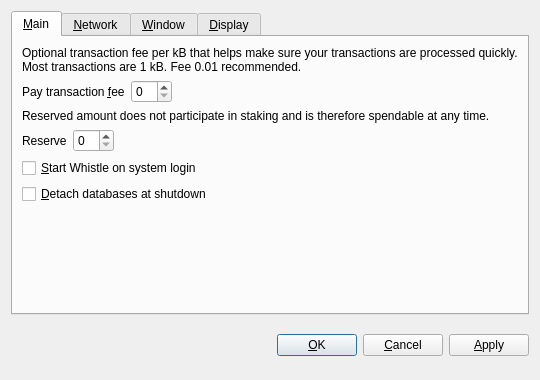
<?xml version="1.0" encoding="UTF-8"?>
<ui version="4.0">
 <class>OptionsDialog</class>
 <widget class="QDialog" name="OptionsDialog">
  <property name="geometry">
   <rect>
    <x>0</x>
    <y>0</y>
    <width>540</width>
    <height>380</height>
   </rect>
  </property>
  <property name="windowTitle">
   <string>Options</string>
  </property>
  <property name="modal">
   <bool>true</bool>
  </property>
  <layout class="QVBoxLayout" name="verticalLayout">
   <item>
    <widget class="QTabWidget" name="tabWidget">
     <property name="tabPosition">
      <enum>QTabWidget::North</enum>
     </property>
     <property name="currentIndex">
      <number>0</number>
     </property>
     <widget class="QWidget" name="tabMain">
      <attribute name="title">
       <string>&amp;Main</string>
      </attribute>
      <layout class="QVBoxLayout" name="verticalLayout_Main">
       <item>
        <widget class="QLabel" name="transactionFeeInfoLabel">
         <property name="text">
          <string>Optional transaction fee per kB that helps make sure your transactions are processed quickly. Most transactions are 1 kB. Fee 0.01 recommended.</string>
         </property>
         <property name="textFormat">
          <enum>Qt::PlainText</enum>
         </property>
         <property name="wordWrap">
          <bool>true</bool>
         </property>
        </widget>
       </item>
       <item>
        <layout class="QHBoxLayout" name="horizontalLayoutFee">
         <item>
          <widget class="QLabel" name="transactionFeeLabel">
           <property name="text">
            <string>Pay transaction &amp;fee</string>
           </property>
           <property name="textFormat">
            <enum>Qt::PlainText</enum>
           </property>
           <property name="buddy">
            <cstring>transactionFee</cstring>
           </property>
          </widget>
         </item>
         <item>
          <widget class="BitcoinAmountField" name="transactionFee"/>
         </item>
         <item>
          <spacer name="horizontalSpacerFee">
           <property name="orientation">
            <enum>Qt::Horizontal</enum>
           </property>
           <property name="sizeHint" stdset="0">
            <size>
             <width>40</width>
             <height>20</height>
            </size>
           </property>
          </spacer>
         </item>
        </layout>
       </item>
       <item>
        <widget class="QLabel" name="reserveBalanceInfoLabel">
         <property name="text">
          <string>Reserved amount does not participate in staking and is therefore spendable at any time.</string>
         </property>
         <property name="textFormat">
          <enum>Qt::PlainText</enum>
         </property>
         <property name="wordWrap">
          <bool>true</bool>
         </property>
        </widget>
       </item>
       <item>
        <layout class="QHBoxLayout" name="horizontalLayoutReserveBalance">
         <item>
          <widget class="QLabel" name="reserveBalanceLabel">
           <property name="text">
            <string>Reserve</string>
           </property>
           <property name="textFormat">
            <enum>Qt::PlainText</enum>
           </property>
           <property name="buddy">
            <cstring>reserveBalance</cstring>
           </property>
          </widget>
         </item>
         <item>
          <widget class="BitcoinAmountField" name="reserveBalance"/>
         </item>
         <item>
          <spacer name="horizontalSpacerReserveBalance">
           <property name="orientation">
            <enum>Qt::Horizontal</enum>
           </property>
           <property name="sizeHint" stdset="0">
            <size>
             <width>40</width>
             <height>20</height>
            </size>
           </property>
          </spacer>
         </item>
        </layout>
       </item>
       <item>
        <widget class="QCheckBox" name="bitcoinAtStartup">
         <property name="toolTip">
          <string>Automatically start Whistle after logging in to the system.</string>
         </property>
         <property name="text">
          <string>&amp;Start Whistle on system login</string>
         </property>
        </widget>
       </item>
       <item>
        <widget class="QCheckBox" name="detachDatabases">
         <property name="toolTip">
          <string>Detach block and address databases at shutdown. This means they can be moved to another data directory, but it slows down shutdown. The wallet is always detached.</string>
         </property>
         <property name="text">
          <string>&amp;Detach databases at shutdown</string>
         </property>
        </widget>
       </item>
       <item>
        <spacer name="verticalSpacer_Main">
         <property name="orientation">
          <enum>Qt::Vertical</enum>
         </property>
         <property name="sizeHint" stdset="0">
          <size>
           <width>20</width>
           <height>40</height>
          </size>
         </property>
        </spacer>
       </item>
      </layout>
     </widget>
     <widget class="QWidget" name="tabNetwork">
      <attribute name="title">
       <string>&amp;Network</string>
      </attribute>
      <layout class="QVBoxLayout" name="verticalLayout_Network">
       <item>
        <widget class="QCheckBox" name="mapPortUpnp">
         <property name="toolTip">
          <string>Automatically open the Whistle client port on the router. This only works when your router supports UPnP and it is enabled.</string>
         </property>
         <property name="text">
          <string>Map port using &amp;UPnP</string>
         </property>
        </widget>
       </item>
       <item>
        <widget class="QCheckBox" name="connectSocks">
         <property name="toolTip">
          <string>Connect to the Whistle network through a SOCKS proxy (e.g. when connecting through Tor).</string>
         </property>
         <property name="text">
          <string>&amp;Connect through SOCKS proxy:</string>
         </property>
        </widget>
       </item>
       <item>
        <layout class="QHBoxLayout" name="horizontalLayout_Network">
         <item>
          <widget class="QLabel" name="proxyIpLabel">
           <property name="text">
            <string>Proxy &amp;IP:</string>
           </property>
           <property name="textFormat">
            <enum>Qt::PlainText</enum>
           </property>
           <property name="buddy">
            <cstring>proxyIp</cstring>
           </property>
          </widget>
         </item>
         <item>
          <widget class="QValidatedLineEdit" name="proxyIp">
           <property name="maximumSize">
            <size>
             <width>140</width>
             <height>16777215</height>
            </size>
           </property>
           <property name="toolTip">
            <string>IP address of the proxy (e.g. 127.0.0.1)</string>
           </property>
          </widget>
         </item>
         <item>
          <widget class="QLabel" name="proxyPortLabel">
           <property name="text">
            <string>&amp;Port:</string>
           </property>
           <property name="textFormat">
            <enum>Qt::PlainText</enum>
           </property>
           <property name="buddy">
            <cstring>proxyPort</cstring>
           </property>
          </widget>
         </item>
         <item>
          <widget class="QLineEdit" name="proxyPort">
           <property name="maximumSize">
            <size>
             <width>55</width>
             <height>16777215</height>
            </size>
           </property>
           <property name="toolTip">
            <string>Port of the proxy (e.g. 9050)</string>
           </property>
          </widget>
         </item>
         <item>
          <widget class="QLabel" name="socksVersionLabel">
           <property name="text">
            <string>SOCKS &amp;Version:</string>
           </property>
           <property name="textFormat">
            <enum>Qt::PlainText</enum>
           </property>
           <property name="buddy">
            <cstring>socksVersion</cstring>
           </property>
          </widget>
         </item>
         <item>
          <widget class="QValueComboBox" name="socksVersion">
           <property name="toolTip">
            <string>SOCKS version of the proxy (e.g. 5)</string>
           </property>
          </widget>
         </item>
         <item>
          <spacer name="horizontalSpacer_Network">
           <property name="orientation">
            <enum>Qt::Horizontal</enum>
           </property>
           <property name="sizeHint" stdset="0">
            <size>
             <width>40</width>
             <height>20</height>
            </size>
           </property>
          </spacer>
         </item>
        </layout>
       </item>
       <item>
        <spacer name="verticalSpacer_Network">
         <property name="orientation">
          <enum>Qt::Vertical</enum>
         </property>
         <property name="sizeHint" stdset="0">
          <size>
           <width>20</width>
           <height>40</height>
          </size>
         </property>
        </spacer>
       </item>
      </layout>
     </widget>
     <widget class="QWidget" name="tabWindow">
      <attribute name="title">
       <string>&amp;Window</string>
      </attribute>
      <layout class="QVBoxLayout" name="verticalLayout_Window">
       <item>
        <widget class="QCheckBox" name="minimizeToTray">
         <property name="toolTip">
          <string>Show only a tray icon after minimizing the window.</string>
         </property>
         <property name="text">
          <string>&amp;Minimize to the tray instead of the taskbar</string>
         </property>
        </widget>
       </item>
       <item>
        <widget class="QCheckBox" name="minimizeOnClose">
         <property name="toolTip">
          <string>Minimize instead of exit the application when the window is closed. When this option is enabled, the application will be closed only after selecting Quit in the menu.</string>
         </property>
         <property name="text">
          <string>M&amp;inimize on close</string>
         </property>
        </widget>
       </item>
       <item>
        <spacer name="verticalSpacer_Window">
         <property name="orientation">
          <enum>Qt::Vertical</enum>
         </property>
         <property name="sizeHint" stdset="0">
          <size>
           <width>20</width>
           <height>40</height>
          </size>
         </property>
        </spacer>
       </item>
      </layout>
     </widget>
     <widget class="QWidget" name="tabDisplay">
      <attribute name="title">
       <string>&amp;Display</string>
      </attribute>
      <layout class="QVBoxLayout" name="verticalLayout_Display">
       <item>
        <layout class="QHBoxLayout" name="horizontalLayout_1_Display">
         <item>
          <widget class="QLabel" name="langLabel">
           <property name="text">
            <string>User Interface &amp;language:</string>
           </property>
           <property name="textFormat">
            <enum>Qt::PlainText</enum>
           </property>
           <property name="buddy">
            <cstring>lang</cstring>
           </property>
          </widget>
         </item>
         <item>
          <widget class="QValueComboBox" name="lang">
           <property name="toolTip">
            <string>The user interface language can be set here. This setting will take effect after restarting Whistle.</string>
           </property>
          </widget>
         </item>
        </layout>
       </item>
       <item>
        <layout class="QHBoxLayout" name="horizontalLayout_2_Display">
         <item>
          <widget class="QLabel" name="unitLabel">
           <property name="text">
            <string>&amp;Unit to show amounts in:</string>
           </property>
           <property name="textFormat">
            <enum>Qt::PlainText</enum>
           </property>
           <property name="buddy">
            <cstring>unit</cstring>
           </property>
          </widget>
         </item>
         <item>
          <widget class="QValueComboBox" name="unit">
           <property name="toolTip">
            <string>Choose the default subdivision unit to show in the interface and when sending coins.</string>
           </property>
          </widget>
         </item>
        </layout>
       </item>
       <item>
        <widget class="QCheckBox" name="displayAddresses">
         <property name="toolTip">
          <string>Whether to show Whistle addresses in the transaction list or not.</string>
         </property>
         <property name="text">
          <string>&amp;Display addresses in transaction list</string>
         </property>
        </widget>
       </item>
       <item>
        <widget class="QCheckBox" name="coinControlFeatures">
         <property name="toolTip">
          <string>Whether to show coin control features or not.</string>
         </property>
         <property name="text">
          <string>Display coin &amp;control features (experts only!)</string>
         </property>
        </widget>
       </item>
       <item>
        <spacer name="verticalSpacer_Display">
         <property name="orientation">
          <enum>Qt::Vertical</enum>
         </property>
         <property name="sizeHint" stdset="0">
          <size>
           <width>20</width>
           <height>40</height>
          </size>
         </property>
        </spacer>
       </item>
      </layout>
     </widget>
    </widget>
   </item>
   <item>
    <layout class="QHBoxLayout" name="horizontalLayout_Buttons">
     <item>
      <spacer name="horizontalSpacer_1">
       <property name="orientation">
        <enum>Qt::Horizontal</enum>
       </property>
       <property name="sizeHint" stdset="0">
        <size>
         <width>40</width>
         <height>48</height>
        </size>
       </property>
      </spacer>
     </item>
     <item>
      <widget class="QLabel" name="statusLabel">
       <property name="font">
        <font>
         <weight>75</weight>
         <bold>true</bold>
        </font>
       </property>
       <property name="text">
        <string/>
       </property>
       <property name="textFormat">
        <enum>Qt::PlainText</enum>
       </property>
       <property name="wordWrap">
        <bool>true</bool>
       </property>
      </widget>
     </item>
     <item>
      <spacer name="horizontalSpacer_2">
       <property name="orientation">
        <enum>Qt::Horizontal</enum>
       </property>
       <property name="sizeHint" stdset="0">
        <size>
         <width>40</width>
         <height>48</height>
        </size>
       </property>
      </spacer>
     </item>
     <item>
      <widget class="QPushButton" name="okButton">
       <property name="text">
        <string>&amp;OK</string>
       </property>
      </widget>
     </item>
     <item>
      <widget class="QPushButton" name="cancelButton">
       <property name="text">
        <string>&amp;Cancel</string>
       </property>
       <property name="autoDefault">
        <bool>false</bool>
       </property>
      </widget>
     </item>
     <item>
      <widget class="QPushButton" name="applyButton">
       <property name="text">
        <string>&amp;Apply</string>
       </property>
       <property name="autoDefault">
        <bool>false</bool>
       </property>
      </widget>
     </item>
    </layout>
   </item>
  </layout>
 </widget>
 <customwidgets>
  <customwidget>
   <class>BitcoinAmountField</class>
   <extends>QSpinBox</extends>
   <header>bitcoinamountfield.h</header>
  </customwidget>
  <customwidget>
   <class>QValueComboBox</class>
   <extends>QComboBox</extends>
   <header>qvaluecombobox.h</header>
  </customwidget>
  <customwidget>
   <class>QValidatedLineEdit</class>
   <extends>QLineEdit</extends>
   <header>qvalidatedlineedit.h</header>
  </customwidget>
 </customwidgets>
 <resources/>
 <connections/>
</ui>
